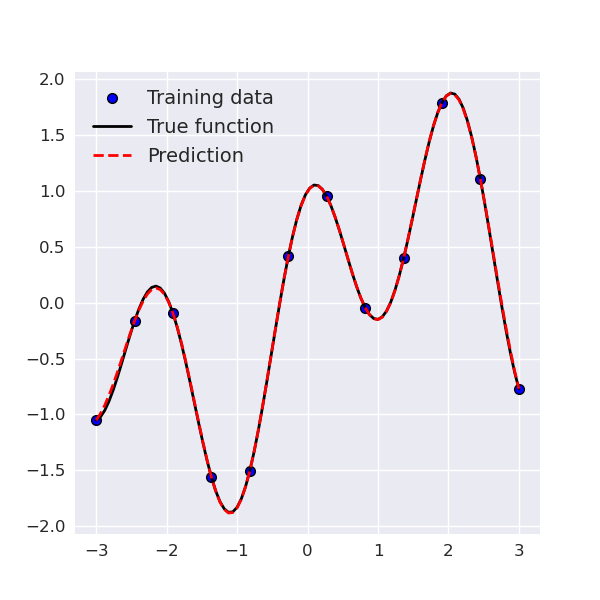

Write Python code to recreate this figure.
import jax
import jax.numpy as jnp
import jax.scipy.optimize as optimize

from frerojax.models import EuclideanGPR
from frerojax.kernels import RBF as kernel_fn

import matplotlib.pyplot as plt
import matplotlib as mpl
mpl.style.use("seaborn")

# Dummy dataset
target_fn = lambda x: jnp.cos(3.0*x) + jnp.sin(x)

rng_key = jax.random.PRNGKey(0)
X_train = jnp.linspace(-3, 3, 12)[:,None]
y_train = target_fn(X_train).squeeze()

# Model (Gaussian process for tabular data)
model = EuclideanGPR(kernel_fn, X_train, y_train)

# Define objective function and call BFGS
def obj_fn(params):
    return -model.loglike_fn(jnp.sqrt(jnp.exp(-params)))
results = optimize.minimize(obj_fn, jnp.array([0.0]), method="BFGS")
print(results)

# Predict
lengthscale = jnp.sqrt(jnp.exp(-results.x[0]))
print(f"Solution: {lengthscale}")
alpha_array = model.alpha_fn(lengthscale)

x_new = jnp.linspace(-3, 3, 100)[:,None]
y_true = target_fn(x_new)
y_new = model.predict_fn(lengthscale, alpha_array, x_new)

# Plot
fig, ax = plt.subplots(1,1,figsize=(6,6))
ax.plot(X_train, y_train, linestyle="", color="b", marker="o", markeredgecolor="k", markeredgewidth=1.0, label="Training data")
ax.plot(x_new, y_true, linestyle="-", color="k", linewidth=2, label="True function")
ax.plot(x_new, y_new, linestyle="--", color="r", linewidth=2, label="Prediction")
ax.tick_params(labelsize=12)
ax.legend(fontsize=14)
fig.savefig("basic.png", format="png")